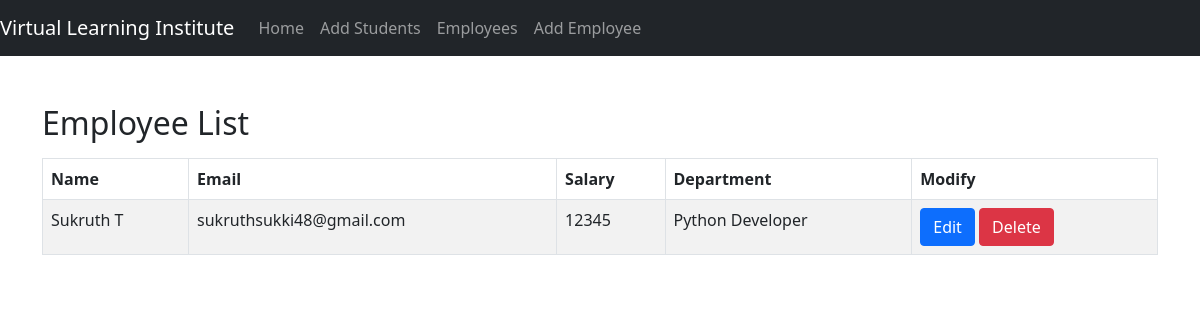
Page /employee_list/ on the committed database.
### students/models.py (models this page shows, shortened)
class Employee(models.Model):
    name = models.CharField(max_length=100, validators=[validate_name])
    email = models.EmailField(validators=[EmailValidator()])
    salary = models.IntegerField(validators=[MinValueValidator(0), MaxValueValidator(100000)])
    department = models.CharField(max_length=100, validators=[validate_department])

### students/views.py (the view)
# urls.py: path('employee_list/', views.employee_list, name='employee_list'),
def employee_list(request):
    employee_list = Employee.objects.all()
    paginator = Paginator(employee_list, 10)
    page_number = request.GET.get('page')
    page_obj = paginator.get_page(page_number)
    return render(request, 'students/employee_list.html', {'page_obj': page_obj})

### templates/students/employee_list.html (shortened to what this page needs)
{% extends 'students/base.html' %}
{% block content %}
<h2 class="mt-5">Employee List</h2>
<table class="table table-bordered table-striped mt-3">
    <thead class="thead-dark">
        <tr>
            <th>Name</th>
            <th>Email</th>
            <th>Salary</th>
            <th>Department</th>
            <th>Modify</th>
        </tr>
    </thead>
    <tbody>
        {% for employee in page_obj.object_list %}
        <tr>
            <td>{{ employee.name }}</td>
            <td>{{ employee.email }}</td>
            <td>{{ employee.salary }}</td>
            <td>{{ employee.department }}</td>
            <td>{{ employee.modify }}
                <a href="{% url 'employee_edit' employee.id %}"><button type="button" class="btn btn-primary">Edit</button></a>
                <a href="{% url 'employee_delete' employee.id %}"><button type="button" class="btn btn-danger">Delete</button></a>
            </td>
        </tr>
        {% endfor %}
    </tbody>
</table>
{% endblock %}

### rows in the picture
Employee: name "Sukruth T", email "sukruthsukki48@gmail.com", salary "12345", department "Python Developer"
